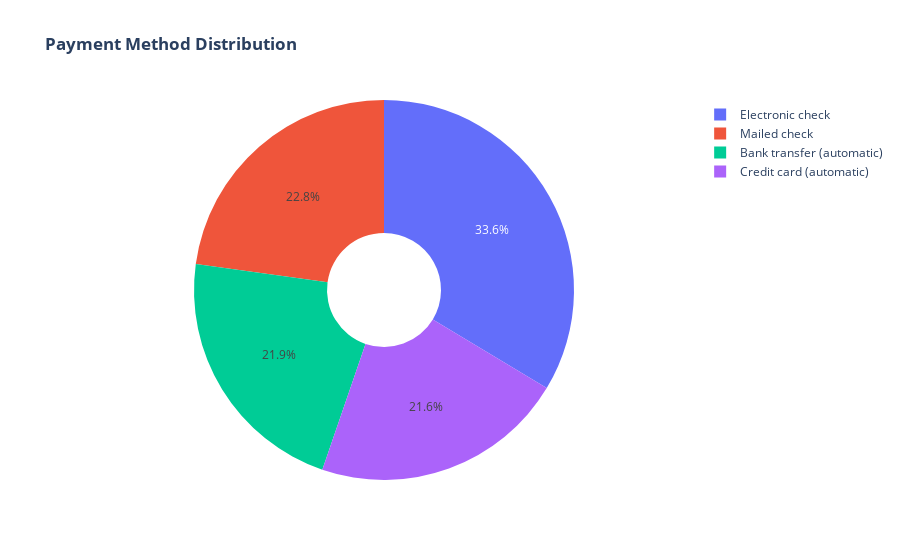

Notebook code cell kept with this figure:
### Markdown cell above
* About 75% of customer with Month-to-Month Contract opted to move out as compared to 13% of customrs with One Year Contract and 3% with Two Year Contract

### Code cell
labels = df['PaymentMethod'].unique()
values = df['PaymentMethod'].value_counts()

fig = go.Figure(data=[go.Pie(labels=labels, values=values, hole=.3)])
fig.update_layout(title_text="<b>Payment Method Distribution</b>")
fig.show()

### Figure 1 — Plotly figure (JSON) as saved in the notebook; plotly's stock layout.template omitted (floating-point values rounded to 4 significant figures)
{"data": [{"hole": 0.3, "labels": ["Electronic check", "Mailed check", "Bank transfer (automatic)", "Credit card (automatic)"], "type": "pie", "values": [2365, 1604, 1542, 1521]}], "layout": {"title": {"text": "<b>Payment Method Distribution</b>"}}}
